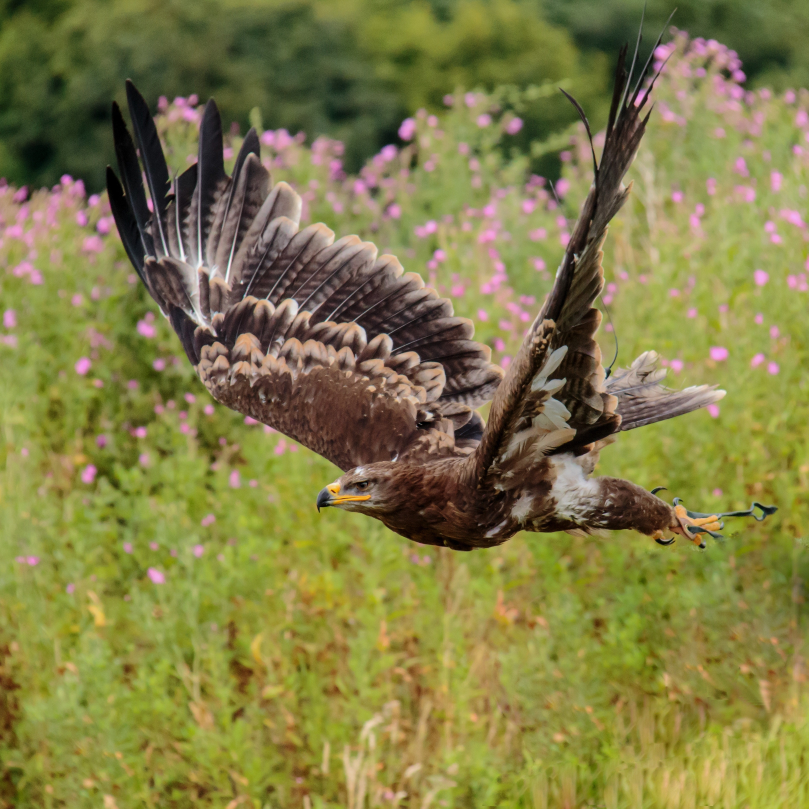
#> input picture operacoes_aritmeticas/images/bird1.jpg, 3235 x 3235 px (shown at 1/4 size)
$ python divisao.py
#> lines starting #> are read from the running program, lines starting #| are printed output that depends on the picture
import sys
import cv2
import matplotlib.pyplot as plt
from tkinter import filedialog
import os


def readImage():
   filename = filedialog.askopenfilename(initialdir=os.getcwd())
#> the answer given: images/bird1.jpg
   if not (os.path.isfile(filename)):
      sys.exit("Arquivo não encontrado!")
   img = cv2.imread(filename)
#> img is the input picture: shape (3235, 3235, 3); mean B, G, R 69.8, 125.2, 130.5
   img = cv2.cvtColor(img, cv2.COLOR_BGR2RGB)
   return img


def showImages(img1, img2, tituloSuperior):
   fig, (ax1, ax2) = plt.subplots(1, 2, figsize=(12, 4))
   fig.suptitle(tituloSuperior)
   ax1.imshow(img1)
   ax2.imshow(img2)
   ax1.set_title('Imagem 1')
   ax2.set_title('Resultado')
   ax1.axis('off')
   ax2.axis('off')
   plt.show()


def saveImage(img):
   filename = filedialog.asksaveasfilename(initialdir=os.getcwd(), defaultextension='.jpg')
   if not (os.path.exists(os.path.dirname(filename))):
      sys.exit("Diretório não encontrado!")
   img = cv2.cvtColor(img, cv2.COLOR_RGB2BGR)
   cv2.imwrite(filename, img)


def main():
   img1 = readImage()
   img1 = cv2.resize(img1, (1000, 1000))
   (r,g,b,a) = (2,2,2,0)
   img2 = cv2.divide(img1, (r,g,b,a))
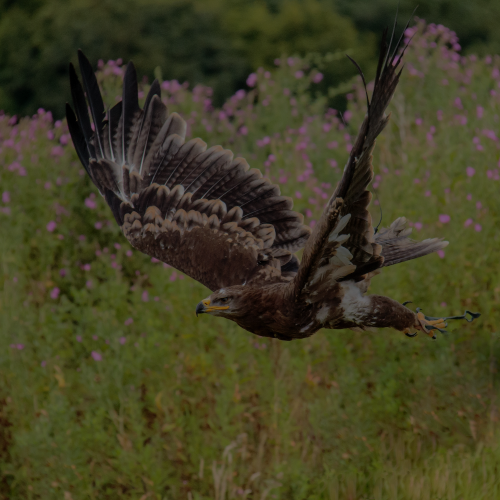
#> img2: shape (1000, 1000, 3) (shown at 1/2 size); mean R, G, B 65.2, 62.5, 34.8
   # saveImage(img3)
   showImages(img1, img2, 'Divisão de Imagens')
#> in showImages, `plt.show()`:
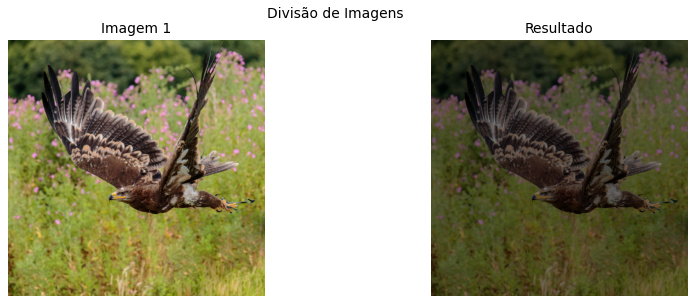
#> figure drawn by matplotlib, 2 panels

if __name__ == '__main__':
   main()

$ run again, on operacoes_aritmeticas/images/nature.jpg
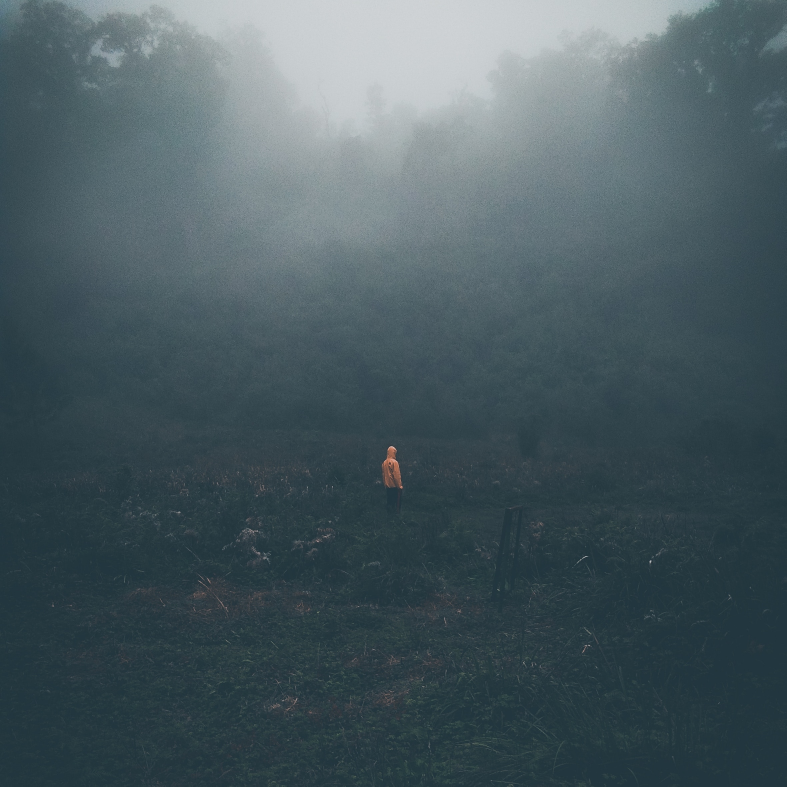
#> input picture operacoes_aritmeticas/images/nature.jpg, 2359 x 2359 px (shown at 1/3 size)
#> in readImage, img is the input picture: shape (2359, 2359, 3); mean B, G, R 96.7, 90.6, 73.7
#> in main, `img2 = cv2.divide(img1, (r,g,b,a))`:
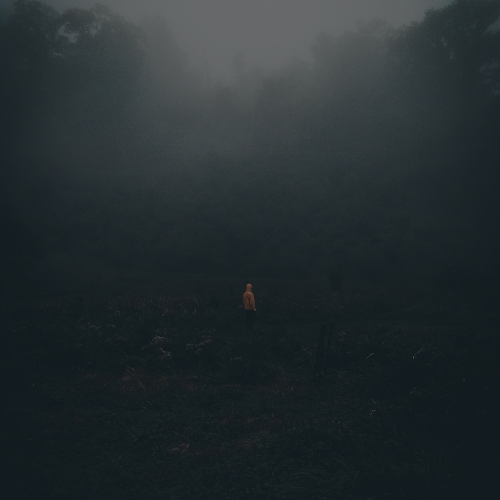
#> img2: shape (1000, 1000, 3) (shown at 1/2 size); mean R, G, B 36.8, 45.2, 48.3
#> in showImages, `plt.show()`:
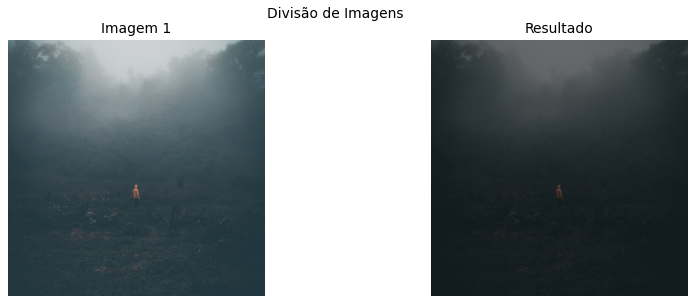
#> figure drawn by matplotlib, 2 panels
